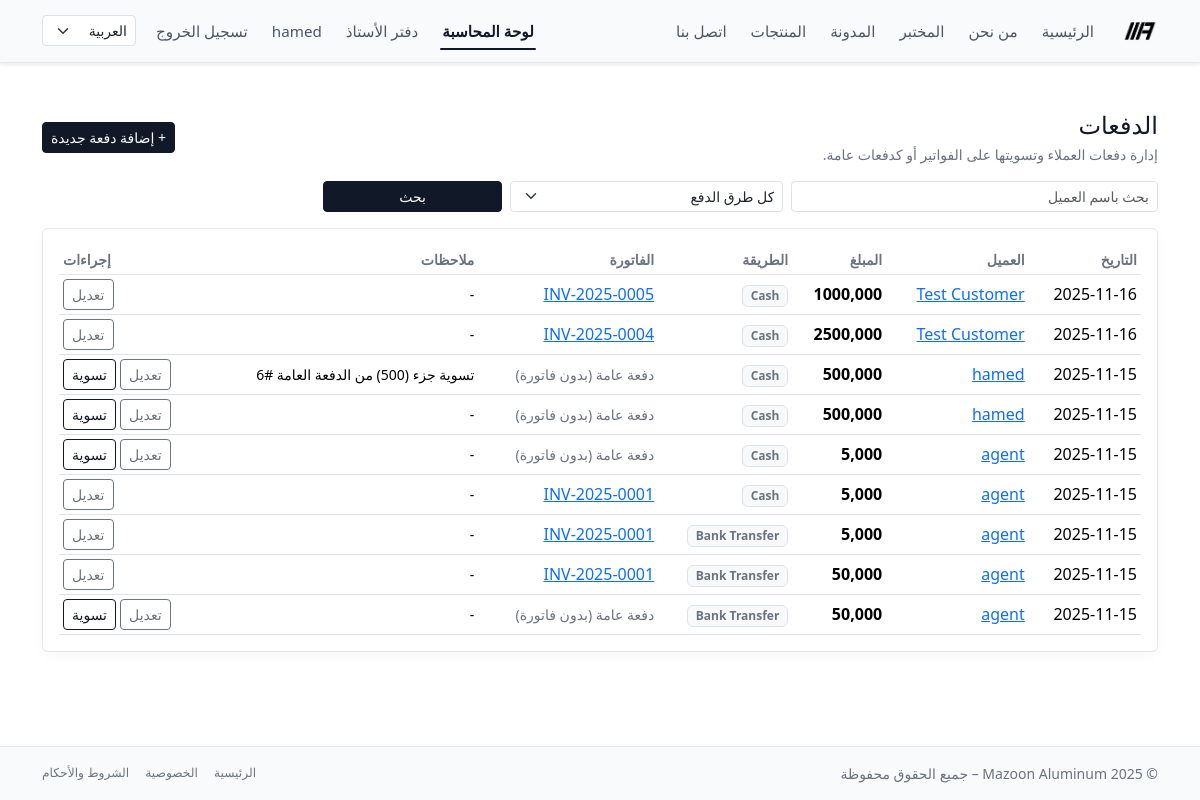
Page /ar/accounting/payments/ (signed in) on the earlier database version.
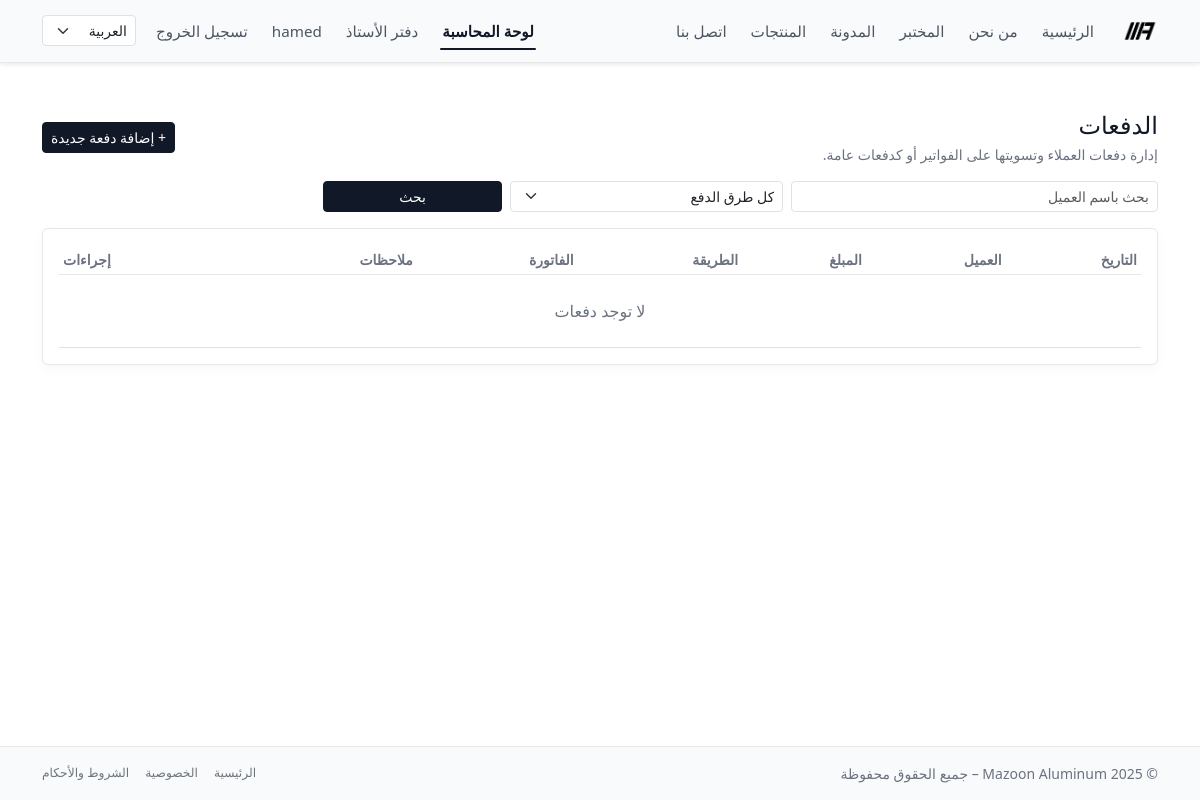
Same page on the later database version.
### accounting/models.py (models this page shows, shortened)
class Payment(models.Model):
    class Method(models.TextChoices):
        CASH = "cash", "Cash"
        BANK_TRANSFER = "bank_transfer", "Bank Transfer"
        CARD = "card", "Card"
        OTHER = "other", "Other"
    customer = models.ForeignKey(
        Customer,
        on_delete=models.PROTECT,
        related_name="payments",
    )
    invoice = models.ForeignKey(
        Invoice,
        on_delete=models.SET_NULL,
        null=True,
        blank=True,
        related_name="payments",
        help_text="Optional: if linked, affects invoice paid_amount.",
    )
    date = models.DateField(default=timezone.now)
    amount = models.DecimalField(max_digits=12, decimal_places=3)
    method = models.CharField(
        max_length=20,
        choices=Method.choices,
        default=Method.CASH,
    )
    notes = models.CharField(max_length=255, blank=True)
    created_at = models.DateTimeField(auto_now_add=True)
    class Meta:
        ordering = ("-date", "-id")
        indexes = [
            models.Index(fields=["date"]),
            models.Index(fields=["customer"]),
        ]

class Customer(models.Model):
    user = models.OneToOneField(
        settings.AUTH_USER_MODEL,
        on_delete=models.SET_NULL,
        null=True,
        blank=True,
        related_name="customer_profile",
        help_text="Optional: link to a Django user for portal access.",
    )
    name = models.CharField(max_length=255)
    phone = models.CharField(max_length=50, blank=True)
    email = models.EmailField(blank=True)
    company_name = models.CharField(max_length=255, blank=True)
    tax_number = models.CharField(
        max_length=50,
        blank=True,
        help_text="Optional: VAT / Tax ID if applicable.",
    )
    address = models.TextField(blank=True)
    created_at = models.DateTimeField(auto_now_add=True)
    class Meta:
        ordering = ("name", "id")

class Invoice(models.Model):
    class Status(models.TextChoices):
        DRAFT = "draft", "Draft"
        SENT = "sent", "Sent"
        PARTIALLY_PAID = "partially_paid", "Partially Paid"
        PAID = "paid", "Paid"
        CANCELLED = "cancelled", "Cancelled"
    customer = models.ForeignKey(
        Customer,
        on_delete=models.PROTECT,
        related_name="invoices",
    )
    number = models.CharField(
        max_length=50,
        unique=True,
        blank=True,
        help_text="Human-readable invoice number, e.g. MAZ-2025-0001.",
    )
    issued_at = models.DateField(default=timezone.now)
    due_date = models.DateField(null=True, blank=True)
    description = models.TextField(blank=True)
    terms = models.TextField(
        blank=True,
        help_text="Terms and conditions shown on the invoice.",
    )
    total_amount = models.DecimalField(max_digits=12, decimal_places=3)
    paid_amount = models.DecimalField(
        max_digits=12,
        decimal_places=3,
        default=0,
        help_text="Cached sum of related payments for quick display.",
    )
    status = models.CharField(
        max_length=20,
        choices=Status.choices,
        default=Status.DRAFT,
    )
    created_at = models.DateTimeField(auto_now_add=True)
    updated_at = models.DateTimeField(auto_now=True)
    class Meta:
        ordering = ("-issued_at", "-id")
        indexes = [
            models.Index(fields=["number"]),
            models.Index(fields=["status"]),
            models.Index(fields=["issued_at"]),
        ]

### accounting/views.py (the view)
# urls.py: path("payments/", views.PaymentListView.as_view(), name="payment_list"),
@method_decorator(accounting_staff_required, name="dispatch")
class PaymentListView(ListView):
    model = Payment
    template_name = "accounting/payment/payment_list.html"
    context_object_name = "payments"
    paginate_by = 20
    def get_queryset(self):
        qs = (
            super()
            .get_queryset()
            .select_related("customer", "invoice")
            .order_by("-date", "-id")
        )
        customer = self.request.GET.get("customer")
        if customer:
            qs = qs.filter(customer__name__icontains=customer)
        method = self.request.GET.get("method")
        if method:
            qs = qs.filter(method=method)
        return qs
    def get_context_data(self, **kwargs):
        ctx = super().get_context_data(**kwargs)
        ctx["method_filter"] = self.request.GET.get("method", "")
        ctx["customer_filter"] = self.request.GET.get("customer", "")
        return ctx

### accounting/views.py (called while the page is built)
def is_accounting_staff(user):
    return (
        user.is_authenticated
        and user.is_active
        and user.groups.filter(name="accounting_staff").exists()
    )

### templates/accounting/payment/payment_list.html (shortened to what this page needs)
{% extends "base.html" %}
{% load i18n %}
{% block content %}
<div class="py-4">
  <div class="d-flex flex-wrap justify-content-between align-items-center mb-3 gap-2">
    <div>
      <h1 class="h4 mb-1">{% trans "الدفعات" %}</h1>
      <p class="text-muted small mb-0">
        {% trans "إدارة دفعات العملاء وتسويتها على الفواتير أو كدفعات عامة." %}
      </p>
    </div>
    <a href="{% url 'accounting:payment_create' %}" class="btn btn-primary btn-sm">
      + {% trans "إضافة دفعة جديدة" %}
    </a>
  </div>
  <form method="get" class="row g-2 mb-3">
    <div class="col-md-4">
      <input type="text"
             name="customer"
             value="{{ customer_filter }}"
             class="form-control form-control-sm"
             placeholder="{% trans 'بحث باسم العميل' %}">
    </div>
    <div class="col-md-3">
      <select name="method" class="form-select form-select-sm">
        <option value="">{% trans "كل طرق الدفع" %}</option>
      </select>
    </div>
    <div class="col-md-2">
      <button class="btn btn-primary btn-sm w-100">
        {% trans "بحث" %}
      </button>
    </div>
  </form>
  <div class="card p-3">
    <div class="table-responsive">
      <table class="table table-sm align-middle mb-0">
        <thead>
          <tr>
            <th class="small text-muted">{% trans "التاريخ" %}</th>
            <th class="small text-muted">{% trans "العميل" %}</th>
            <th class="small text-muted">{% trans "المبلغ" %}</th>
            <th class="small text-muted">{% trans "الطريقة" %}</th>
            <th class="small text-muted">{% trans "الفاتورة" %}</th>
            <th class="small text-muted">{% trans "ملاحظات" %}</th>
            <th class="small text-muted text-end">{% trans "إجراءات" %}</th>
          </tr>
        </thead>
        <tbody>
          {% for p in payments %}
          <tr>
            <td class="text-nowrap">
              {{ p.date|date:"Y-m-d" }}
            </td>
            <td>
              <a href="{% url 'accounting:customer_detail' p.customer.pk %}">
                {{ p.customer.name }}
              </a>
            </td>
            <td class="text-nowrap">
              <strong>{{ p.amount }}</strong>
            </td>
            <td>
              <span class="badge bg-light text-muted border">
                {{ p.get_method_display }}
              </span>
            </td>
            <td>
              {% if p.invoice %}
                <a href="{% url 'accounting:invoice_detail' p.invoice.number %}">
                  {{ p.invoice.number }}
                </a>
              {% else %}
                <span class="text-muted small">
                  {% trans "دفعة عامة (بدون فاتورة)" %}
                </span>
              {% endif %}
            </td>
            <td class="small">
              {{ p.notes|default:"-" }}
            </td>
            <td class="text-end">
              <div class="d-inline-flex gap-1">
                <a href="{% url 'accounting:payment_update' p.pk %}"
                   class="btn btn-outline-secondary btn-sm">
                  {% trans "تعديل" %}
                </a>
                {% if not p.invoice %}
                  <a href="{% url 'accounting:payment_apply' p.pk %}"
                     class="btn btn-outline-primary btn-sm">
                    {% trans "تسوية" %}
                  </a>
                {% endif %}
              </div>
            </td>
          </tr>
          {% empty %}
          <tr>
            <td colspan="7" class="text-center text-muted py-4">
              {% trans "لا توجد دفعات" %}
            </td>
          </tr>
          {% endfor %}
        </tbody>
      </table>
    </div>
  </div>
</div>
{% endblock %}

Differences in the rows shown:
removed Payment: date "2025-11-16", customer.name "Test Customer", amount "1000,000", method "Cash", invoice.number "INV-2025-0005", notes "-"
removed Payment: date "2025-11-16", customer.name "Test Customer", amount "2500,000", method "Cash", invoice.number "INV-2025-0004", notes "-"
removed Payment: date "2025-11-15", customer.name "hamed", amount "500,000", method "Cash", notes "تسوية جزء (500) من الدفعة العامة #6"
removed Payment: date "2025-11-15", customer.name "hamed", amount "500,000", method "Cash", notes "-"
removed Payment: date "2025-11-15", customer.name "agent", amount "5,000", method "Cash", notes "-"
removed Payment: date "2025-11-15", customer.name "agent", amount "5,000", method "Cash", invoice.number "INV-2025-0001", notes "-"
removed Payment: date "2025-11-15", customer.name "agent", amount "5,000", method "Bank Transfer", invoice.number "INV-2025-0001", notes "-"
removed Payment: date "2025-11-15", customer.name "agent", amount "50,000", method "Bank Transfer", invoice.number "INV-2025-0001", notes "-"
removed Payment: date "2025-11-15", customer.name "agent", amount "50,000", method "Bank Transfer", notes "-"
Other differences:
text now shown: "لا توجد دفعات"
